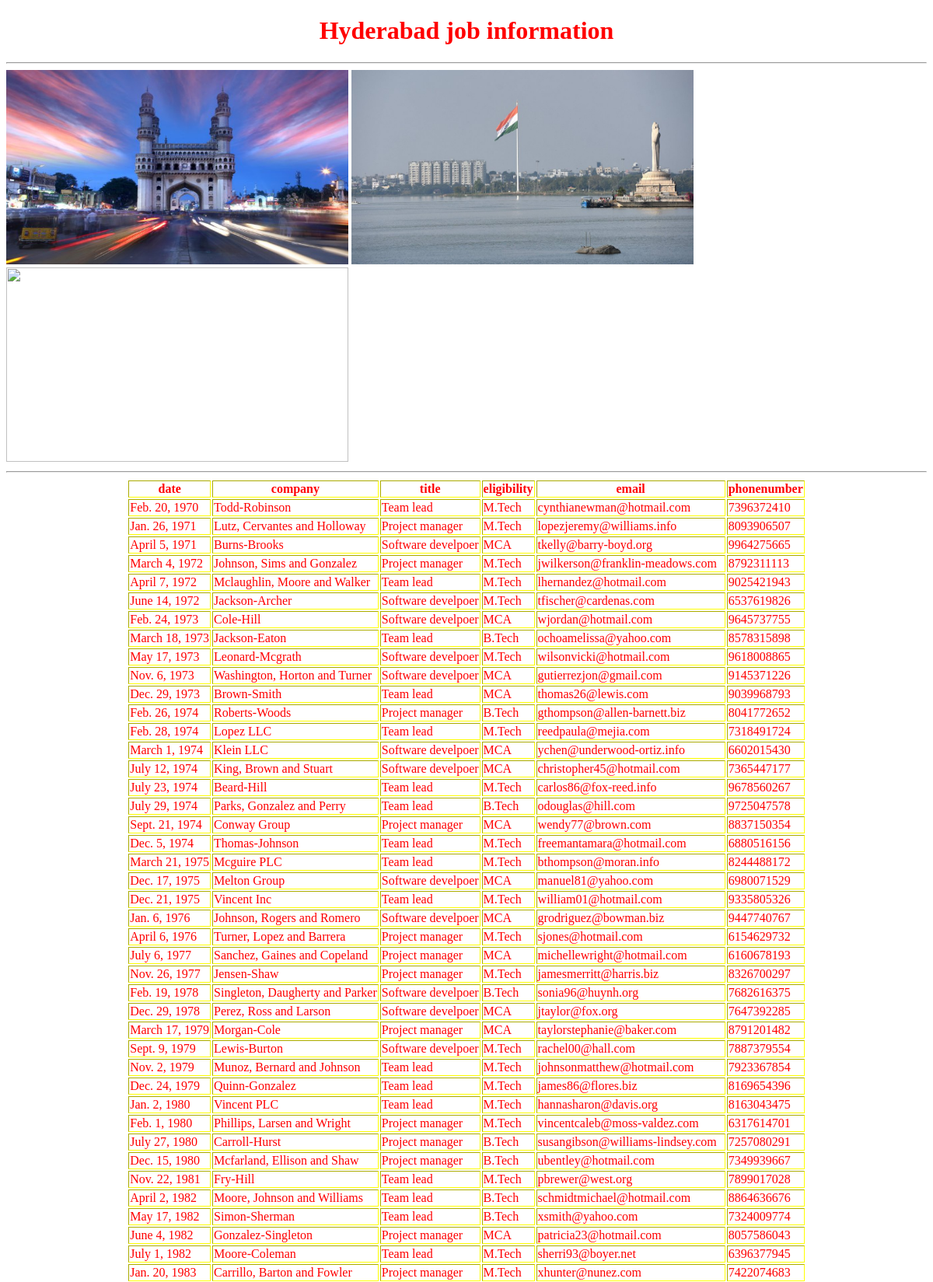
Screenshot of /hydjobs/ (upper part) with the database file from the repository.
### testapp/models.py (models this page shows)
class Hyd_jobs(models.Model):
    date=models.DateField()
    company=models.CharField(max_length=50)
    title=models.CharField(max_length=50)
    eligibility=models.CharField(max_length=50)
    email=models.EmailField()
    phonenumber=models.BigIntegerField()

### testapp/views.py (the view)
# urls.py: path('hydjobs/',views.hydjobsinfo),
def hydjobsinfo(request):
    hydjob_record = Hyd_jobs.objects.order_by('date')  # .all()
    my_dict = {'hydjob_record': hydjob_record}
    return render(request, 'testapp/hydjobs.html', context=my_dict)

### templates/testapp/hydjobs.html (shortened to what this page needs)
<!DOCTYPE html>
<html lang="en">
{% load static %}
<head>
    <link rel="stylesheet" href="{% static 'css/demo1.css' %}">
</head>
<body>
<h1 align="center">Hyderabad job information</h1><hr>
<img src="{% static 'images/charminar.jpg' %} " width="440px" height="250px">
<img src="{% static 'images/tankbund.jpg' %}"width="440px" height="250px">
<img src="{% static 'images/company.jpg' %}"width="440px" height="250px"><hr>
{% if hydjob_record %}
    <table id="tab" border="1px" align="center">
      <thead>
         <th>date</th>
         <th>company</th>
         <th>title </th>
         <th> eligibility </th>
         <th>email </th>
         <th>phonenumber </th>
      </thead>
    {% for job in hydjob_record %}
        <tr>
          <td>{{ job.date  }}</td>
          <td>{{ job.company }}</td>
          <td>{{job.title  }}</td>
          <td>{{ job.eligibility }}</td>
          <td>{{ job.email }}</td>
          <td>{{job.phonenumber  }}</td>
        </tr>
    {% endfor %}
    </table>
    {% else %}
    <p>no jobs found</p>
{% endif %}
</body>
</html>

### static/css/demo1.css (style rules this page uses)
body { background: url("https://images.unsplash.com/photo-1539678955859-9f368343753f?ixlib=rb-1.2.1&ixid=MXwxMjA3fDB8MHxleHBsb3JlLWZlZWR8OHx8fGVufDB8fHw%3D&auto=format&fit=crop&w=500&q=60"); background-repeat:no-repeat; background-size: cover; }
h1 { color: red; }
table { border: yellow; color: red; }

### rows the page displays
Hyd_jobs: date "Feb. 20, 1970", company "Todd-Robinson", title "Team lead", eligibility "M.Tech", email "cynthianewman@hotmail.com", phonenumber "7396372410"
Hyd_jobs: date "Jan. 26, 1971", company "Lutz, Cervantes and Holloway", title "Project manager", eligibility "M.Tech", email "lopezjeremy@williams.info", phonenumber "8093906507"
Hyd_jobs: date "April 5, 1971", company "Burns-Brooks", title "Software develpoer", eligibility "MCA", email "tkelly@barry-boyd.org", phonenumber "9964275665"
Hyd_jobs: date "March 4, 1972", company "Johnson, Sims and Gonzalez", title "Project manager", eligibility "M.Tech", email "jwilkerson@franklin-meadows.com", phonenumber "8792311113"
Hyd_jobs: date "April 7, 1972", company "Mclaughlin, Moore and Walker", title "Team lead", eligibility "M.Tech", email "lhernandez@hotmail.com", phonenumber "9025421943"
Hyd_jobs: date "June 14, 1972", company "Jackson-Archer", title "Software develpoer", eligibility "M.Tech", email "tfischer@cardenas.com", phonenumber "6537619826"
Hyd_jobs: date "Feb. 24, 1973", company "Cole-Hill", title "Software develpoer", eligibility "MCA", email "wjordan@hotmail.com", phonenumber "9645737755"
Hyd_jobs: date "March 18, 1973", company "Jackson-Eaton", title "Team lead", eligibility "B.Tech", email "ochoamelissa@yahoo.com", phonenumber "8578315898"
Hyd_jobs: date "May 17, 1973", company "Leonard-Mcgrath", title "Software develpoer", eligibility "M.Tech", email "wilsonvicki@hotmail.com", phonenumber "9618008865"
Hyd_jobs: date "Nov. 6, 1973", company "Washington, Horton and Turner", title "Software develpoer", eligibility "MCA", email "gutierrezjon@gmail.com", phonenumber "9145371226"
Hyd_jobs: date "Dec. 29, 1973", company "Brown-Smith", title "Team lead", eligibility "MCA", email "thomas26@lewis.com", phonenumber "9039968793"
Hyd_jobs: date "Feb. 26, 1974", company "Roberts-Woods", title "Project manager", eligibility "B.Tech", email "gthompson@allen-barnett.biz", phonenumber "8041772652"
Hyd_jobs: date "Feb. 28, 1974", company "Lopez LLC", title "Team lead", eligibility "M.Tech", email "reedpaula@mejia.com", phonenumber "7318491724"
Hyd_jobs: date "March 1, 1974", company "Klein LLC", title "Software develpoer", eligibility "MCA", email "ychen@underwood-ortiz.info", phonenumber "6602015430"
Hyd_jobs: date "July 12, 1974", company "King, Brown and Stuart", title "Software develpoer", eligibility "MCA", email "christopher45@hotmail.com", phonenumber "7365447177"
Hyd_jobs: date "July 23, 1974", company "Beard-Hill", title "Team lead", eligibility "M.Tech", email "carlos86@fox-reed.info", phonenumber "9678560267"
Hyd_jobs: date "July 29, 1974", company "Parks, Gonzalez and Perry", title "Team lead", eligibility "B.Tech", email "odouglas@hill.com", phonenumber "9725047578"
Hyd_jobs: date "Sept. 21, 1974", company "Conway Group", title "Project manager", eligibility "MCA", email "wendy77@brown.com", phonenumber "8837150354"
Hyd_jobs: date "Dec. 5, 1974", company "Thomas-Johnson", title "Team lead", eligibility "M.Tech", email "freemantamara@hotmail.com", phonenumber "6880516156"
Hyd_jobs: date "March 21, 1975", company "Mcguire PLC", title "Team lead", eligibility "M.Tech", email "bthompson@moran.info", phonenumber "8244488172"
Hyd_jobs: date "Dec. 17, 1975", company "Melton Group", title "Software develpoer", eligibility "MCA", email "manuel81@yahoo.com", phonenumber "6980071529"
Hyd_jobs: date "Dec. 21, 1975", company "Vincent Inc", title "Team lead", eligibility "M.Tech", email "william01@hotmail.com", phonenumber "9335805326"
Hyd_jobs: date "Jan. 6, 1976", company "Johnson, Rogers and Romero", title "Software develpoer", eligibility "MCA", email "grodriguez@bowman.biz", phonenumber "9447740767"
Hyd_jobs: date "April 6, 1976", company "Turner, Lopez and Barrera", title "Project manager", eligibility "M.Tech", email "sjones@hotmail.com", phonenumber "6154629732"
Hyd_jobs: date "July 6, 1977", company "Sanchez, Gaines and Copeland", title "Project manager", eligibility "MCA", email "michellewright@hotmail.com", phonenumber "6160678193"
Hyd_jobs: date "Nov. 26, 1977", company "Jensen-Shaw", title "Project manager", eligibility "M.Tech", email "jamesmerritt@harris.biz", phonenumber "8326700297"
Hyd_jobs: date "Feb. 19, 1978", company "Singleton, Daugherty and Parker", title "Software develpoer", eligibility "B.Tech", email "sonia96@huynh.org", phonenumber "7682616375"
Hyd_jobs: date "Dec. 29, 1978", company "Perez, Ross and Larson", title "Software develpoer", eligibility "MCA", email "jtaylor@fox.org", phonenumber "7647392285"
Hyd_jobs: date "March 17, 1979", company "Morgan-Cole", title "Project manager", eligibility "MCA", email "taylorstephanie@baker.com", phonenumber "8791201482"
Hyd_jobs: date "Sept. 9, 1979", company "Lewis-Burton", title "Software develpoer", eligibility "M.Tech", email "rachel00@hall.com", phonenumber "7887379554"
Hyd_jobs: date "Nov. 2, 1979", company "Munoz, Bernard and Johnson", title "Team lead", eligibility "M.Tech", email "johnsonmatthew@hotmail.com", phonenumber "7923367854"
Hyd_jobs: date "Dec. 24, 1979", company "Quinn-Gonzalez", title "Team lead", eligibility "M.Tech", email "james86@flores.biz", phonenumber "8169654396"
Hyd_jobs: date "Jan. 2, 1980", company "Vincent PLC", title "Team lead", eligibility "M.Tech", email "hannasharon@davis.org", phonenumber "8163043475"
Hyd_jobs: date "Feb. 1, 1980", company "Phillips, Larsen and Wright", title "Project manager", eligibility "M.Tech", email "vincentcaleb@moss-valdez.com", phonenumber "6317614701"
Hyd_jobs: date "July 27, 1980", company "Carroll-Hurst", title "Project manager", eligibility "B.Tech", email "susangibson@williams-lindsey.com", phonenumber "7257080291"
Hyd_jobs: date "Dec. 15, 1980", company "Mcfarland, Ellison and Shaw", title "Project manager", eligibility "B.Tech", email "ubentley@hotmail.com", phonenumber "7349939667"
Hyd_jobs: date "Nov. 22, 1981", company "Fry-Hill", title "Team lead", eligibility "M.Tech", email "pbrewer@west.org", phonenumber "7899017028"
Hyd_jobs: date "April 2, 1982", company "Moore, Johnson and Williams", title "Team lead", eligibility "B.Tech", email "schmidtmichael@hotmail.com", phonenumber "8864636676"
Hyd_jobs: date "May 17, 1982", company "Simon-Sherman", title "Team lead", eligibility "B.Tech", email "xsmith@yahoo.com", phonenumber "7324009774"
Hyd_jobs: date "June 4, 1982", company "Gonzalez-Singleton", title "Project manager", eligibility "MCA", email "patricia23@hotmail.com", phonenumber "8057586043"
Hyd_jobs: date "July 1, 1982", company "Moore-Coleman", title "Team lead", eligibility "M.Tech", email "sherri93@boyer.net", phonenumber "6396377945"
Hyd_jobs: date "Jan. 20, 1983", company "Carrillo, Barton and Fowler", title "Project manager", eligibility "M.Tech", email "xhunter@nunez.com", phonenumber "7422074683"
